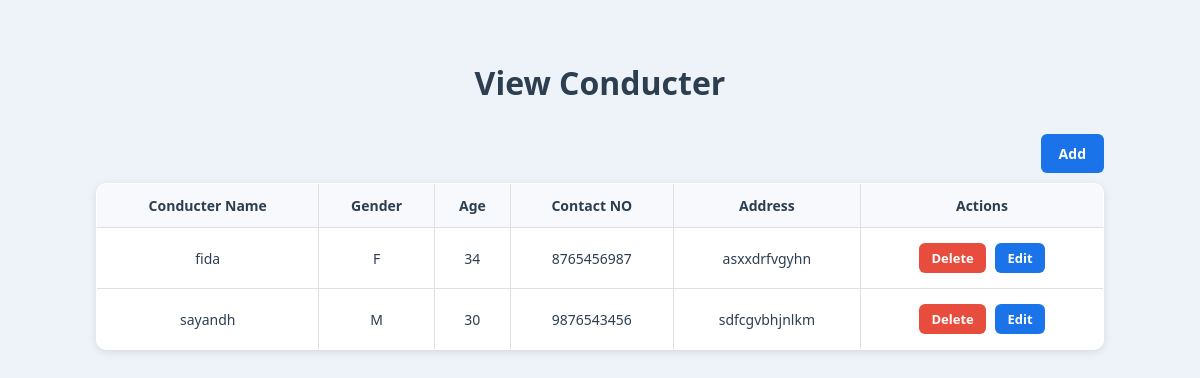
The page /ViewConducter on the database as committed earlier.
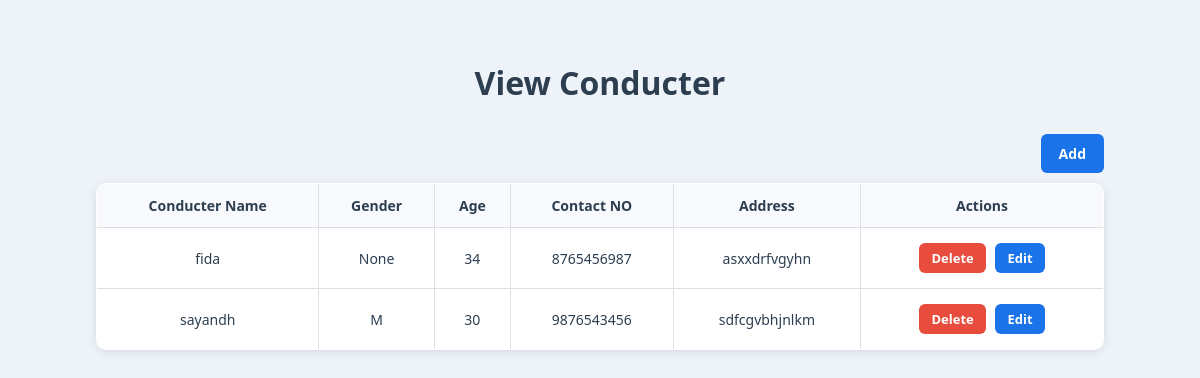
The same page on the database as committed later.
### BuzbeeApp/models.py (models this page shows)
class CondoctorTable(models.Model):
    LOGIN = models.ForeignKey(LoginTable, on_delete=models.CASCADE,blank=True,null=True)
    OWNER = models.ForeignKey(OwnerTable, on_delete=models.CASCADE,blank=True,null=True)
    Name = models.CharField(max_length=30,blank=True,null=True)
    Age = models.IntegerField(blank=True,null=True)
    Contact_NO = models.BigIntegerField(blank=True,null=True)
    Gender = models.CharField(max_length=2,blank=True,null=True)
    Address = models.CharField(max_length=50,blank=True,null=True)

### BuzbeeApp/views.py (the view)
# urls.py: path('ViewConducter',ViewConducter.as_view(),name="ViewConducter"),
class ViewConducter(View):
    def get(self,request):
        obj=CondoctorTable.objects.all()
        return render(request,"owner/viewconducter.html",{'val':obj})

### templates/owner/viewconducter.html (shortened to what this page needs)
<!DOCTYPE html>
<html lang="en">
<head>
</head>
<body>
    <h1>View Conducter</h1>
    <div class="table-container">
        <div class="table-header">
            <a href="/AddConducter" class="btn-add">Add</a>
        </div>
        <table>
            <tr>
                <th>Conducter Name</th>
                <th>Gender</th>
                <th>Age</th>
                <th>Contact NO</th>
                <th>Address</th>
                <th>Actions</th>
            </tr>
            {% for i in val %}
            <tr>
                <td>{{ i.Name }}</td>
                <td>{{ i.Gender }}</td>
                <td>{{ i.Age }}</td>
                <td>{{ i.Contact_NO }}</td>
                <td>{{ i.Address }}</td>
                <td>
                    <a href="/DeleteConducter/{{ i.LOGIN.id }}" class="btn btn-delete">Delete</a>
                    <a href="/EditConducter/{{ i.id }}" class="btn btn-edit">Edit</a>
                </td>
            </tr>
            {% endfor %}
        </table>
    </div>
</body>
</html>

Rows that differ between the two databases and show on the page:
changed CondoctorTable "fida": Gender "F" → "None"
